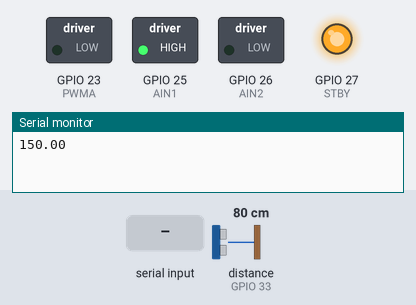
This sketch was run on a simulated ESP32. Parts: switched loads named in the sketch (green lamp = pin HIGH), output pins drawn as LEDs (lit = HIGH), the last lines printed to the serial monitor. Wiring (inferred from the names in the program): ultrasonic range finder: trigger GPIO 32; echo GPIO 33. The inputs (shaded band) are chosen by the test bench; at power-on: distance to the obstacle (sensor on GPIO 33) 80 cm. The echo pulse lasts 58.3 µs per cm; pins used as bus, display or sensor lines are not drawn.

Above: at 0.1 s.
At 6.3 s:
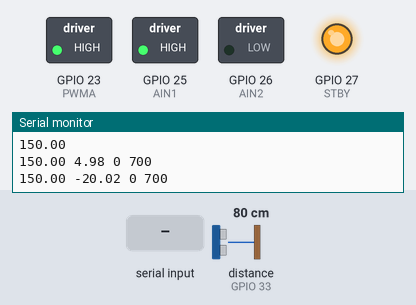
6.4 s: "30,150\n" received over Serial
At 7.6 s:
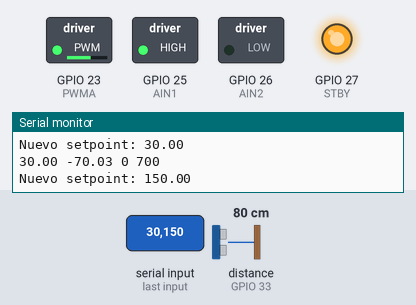
Timing chart, 0 to 9.4 s (numbered marks = the images above; inputs shaded):
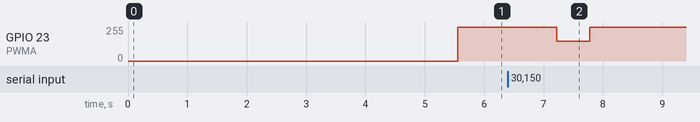

The sketch:

Main_Code.ino
```cpp
// ESP32 + TB6612FNG
const int PWMA = 23;
const int AIN1 = 25;
const int AIN2 = 26;
const int STBY = 27;
const int TRIG = 32;
const int ECHO = 33;

double dt, last_time;
double integral, previous, output = 0;
double kp, ki, kd;
double setpoint = 150;

float distancia;
float altura;

// Parámetros del filtro robusto
const int   N_SAMPLES   = 40;     // ráfaga por ciclo
const int   TIMEOUT_US  = 30000;  // 30 ms
const float MIN_CM      = 1.5;    // rango válido
const float MAX_CM      = 200.0;
const float MAD_K       = 2.5;    // umbral de outliers
const float TRIM_FRAC   = 0.10;   // 10% media recortada
const float EMA_ALPHA   = 0.30;   // suavizado
const float MAX_DELTA   = 0.50;   // cm por ciclo

float distancia_filtrada = 14.75; // estado inicial para EMA

void setup()
{
  kp = 65;
  ki = 0;
  kd = 100;
  last_time = 0;

  Serial.begin(115200);

  pinMode(TRIG, OUTPUT);
  pinMode(ECHO, INPUT);
  pinMode(AIN1, OUTPUT);
  pinMode(AIN2, OUTPUT);
  pinMode(STBY, OUTPUT);

  digitalWrite(STBY, HIGH);
  digitalWrite(AIN1, HIGH);
  digitalWrite(AIN2, LOW);
  digitalWrite(TRIG, LOW);
  analogWrite(PWMA, 0);

  for(int i = 0; i < 50; i++)
  {
    Serial.println(setpoint);
    delay(100);
  }
  delay(100);
}

void loop()
{
  if (Serial.available()) {
    int c = Serial.peek();
    if (c=='\r' || c=='\n') { Serial.read(); }  // descarta line endings
    else {
      setpoint = Serial.parseFloat();
      Serial.print("Nuevo setpoint: ");
      Serial.println(setpoint);
    }
  }

  double now = millis();
  dt = (now - last_time)/1000.00;
  last_time = now;

  // 1) Distancia robusta (cruda, cm)
  float d_cruda = medirDistanciaRobusta();


  /*
  // 2) Distancia calibrada via regresión:
  float d_cal = d_cruda;
  if (d_cruda > 0.01f) {
    d_cal = 0.9773f*(d_cruda) + 0.2722f;
  }
  if (d_cal < 0) d_cal = 0;                     // recorte a 0 cm
  */

  // 3) Asigna distancia final y calcula altura
  distancia = d_cruda;
  altura = 14.75f - distancia;
  float volumen_crudo = altura * 50.0f;
  float volumen = 1.0001f * volumen_crudo + 19.985f + 10.0f;

  delay(50); // periodo entre ráfagas

  // 4) Medidas de seguridad
  if (altura < 0) altura = 0;
  if (altura > 14.75) altura = 14.75;
  if (altura > 12.0) {
    output = 0;
  } else {
    double error = setpoint - volumen;
    output = pid(error);
  }
  output = constrain(output, 150, 255);
  if (output > 0 && output < 120) { //
    output = 120;
  }
  analogWrite(PWMA, (int)output);

  // Formato: setpoint altura Ymin Ymax
  Serial.print(setpoint); Serial.print(" ");
  Serial.print(volumen);   Serial.print(" ");
  Serial.print(0);        Serial.print(" "); // mínimo eje Y
  Serial.println(700);                         // máximo eje Y
  delay(100);
}

double pid(double error)
{
  static double i = 0.0;    // estado integral
  static double prev = 0.0; // error previo para derivada

  double DT = (dt > 1e-3) ? dt : 1e-3;
  double d  = (error - prev) / DT;
  double u_pre = kp*error + ki*i + kd*d;

  // Saturaciones reales del actuador
  const double UMIN   = 0.0;
  const double UMAX   = 255.0;
  const double MINPWM = 120.0; // umbral de bomba

  // u_sat: salida limitada usada para corregir la integral
  double u_sat = u_pre;
  if (u_sat > UMAX) u_sat = UMAX;
  if (u_sat < UMIN) u_sat = UMIN;
  if (u_sat > 0 && u_sat < MINPWM) u_sat = MINPWM;

  // Anti-windup por back-calculation
  const double Kaw = 0.6; // 0.3–1.0 va bien
  if (ki > 1e-9) {
    i += error*DT + (u_sat - u_pre) * (Kaw/ki);
  } else {
    i += error*DT;
  }

  // Límite a la contribución integral
  const double Imax = 150.0; // tope del aporte integral
  double Ii = ki * i;
  if (ki > 1e-9) {
    if (Ii >  Imax) { Ii =  Imax; i =  Imax/ki; }
    if (Ii < -Imax) { Ii = -Imax; i = -Imax/ki; }
  } else {
    Ii = 0.0;
  }

  prev = error;

  // Salida final y saturación real
  double u = kp*error + Ii + kd*d;
  if (u > UMAX) u = UMAX;
  if (u < UMIN) u = UMIN;
  if (u > 0 && u < MINPWM) u = MINPWM;

  return u;
}

float medirDistanciaRobusta(){
  // 0.0343 cm/us ≈ velocidad del sonido a ~20–25°C
  const float CM_PER_US = 0.0343;

  float vals[N_SAMPLES];
  int k = 0;

  // 1) Recolectar N lecturas válidas
  for (int i = 0; i < N_SAMPLES; i++) {
    digitalWrite(TRIG, LOW);
    delayMicroseconds(3);
    digitalWrite(TRIG, HIGH);
    delayMicroseconds(10);
    digitalWrite(TRIG, LOW);

    long t = pulseIn(ECHO, HIGH, TIMEOUT_US); // us
    if (t > 0) {
      float d = (t * CM_PER_US) / 2.0; // ida y vuelta -> /2
      if (d >= MIN_CM && d <= MAX_CM) vals[k++] = d;
    }
    delay(5);
  }

  if (k < 5) return distancia_filtrada;

  // 2) Ordenar
  float sorted[N_SAMPLES];
  for (int i = 0; i < k; i++) sorted[i] = vals[i];
  for (int i = 1; i < k; i++) {
    float key = sorted[i]; int j = i - 1;
    while (j >= 0 && sorted[j] > key) { sorted[j+1] = sorted[j]; j--; }
    sorted[j+1] = key;
  }

  // Mediana
  float med = (k % 2) ? sorted[k/2] : 0.5f*(sorted[k/2-1] + sorted[k/2]);

  // 3) MAD (desviación absoluta mediana)
  float devs[N_SAMPLES];
  for (int i = 0; i < k; i++) {
    float a = vals[i] - med; devs[i] = (a < 0) ? -a : a;
  }
  for (int i = 1; i < k; i++) {
    float key = devs[i]; int j = i - 1;
    while (j >= 0 && devs[j] > key) { devs[j+1] = devs[j]; j--; }
    devs[j+1] = key;
  }
  float mad = (k % 2) ? devs[k/2] : 0.5f*(devs[k/2-1] + devs[k/2]);
  float sigma = (mad > 0) ? 1.4826f * mad : 0.5f; // robust scale
  float thr = MAD_K * sigma;

  // 4) Filtrar outliers |x - med| <= thr
  float kept[N_SAMPLES]; int m = 0;
  for (int i = 0; i < k; i++) {
    float a = vals[i] - med; if (a < 0) a = -a;
    if (a <= thr) kept[m++] = vals[i];
  }
  if (m < 5) {
    for (int i = 0; i < k; i++) kept[i] = sorted[i];
    m = k;
  }

  // 5) Media recortada (10%)
  for (int i = 1; i < m; i++) {
    float key = kept[i]; int j = i - 1;
    while (j >= 0 && kept[j] > key) { kept[j+1] = kept[j]; j--; }
    kept[j+1] = key;
  }
  int trim = (int)(TRIM_FRAC * m);
  if (trim*2 >= m) trim = (m > 4) ? 1 : 0;
  float sum = 0; int count = 0;
  for (int i = trim; i < m - trim; i++) { sum += kept[i]; count++; }
  float trimmed_mean = (count > 0) ? (sum / count) : med;

  // 6) EMA + límite de cambio por ciclo
  float ema = EMA_ALPHA * trimmed_mean + (1.0f - EMA_ALPHA) * distancia_filtrada;
  float delta = ema - distancia_filtrada;
  if (delta >  MAX_DELTA) ema = distancia_filtrada + MAX_DELTA;
  if (delta < -MAX_DELTA) ema = distancia_filtrada - MAX_DELTA;

  distancia_filtrada = ema;
  return distancia_filtrada;

}
```

Measured:
- after the input at 6.4 s, GPIO 23 (PWMA): 255/255 → 150/255 after 0.83 s, → 255/255 0.56 s later
